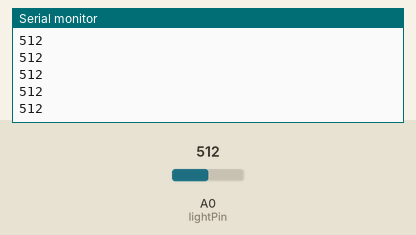
Bench run of a sketch on a simulated Arduino Uno, built with avr-gcc and run on an emulated ATmega328P. On the bench: the last lines printed to the serial monitor. The test bench sets the inputs (shaded band); at power-on: A0 (lightPin) = 512.

Above: at 1.2 s.
1.3 s: A0 (lightPin) set to 716
At 2.2 s:
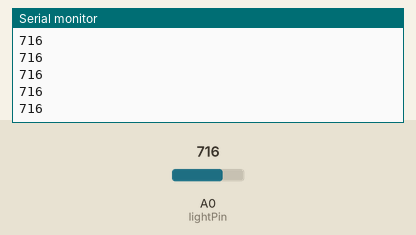
2.8 s: A0 (lightPin) set to 900
At 3.9 s:
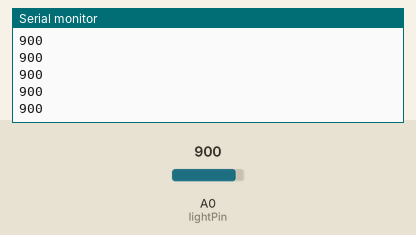
Timing chart, 0 to 5.8 s (numbered marks = the images above; inputs shaded):
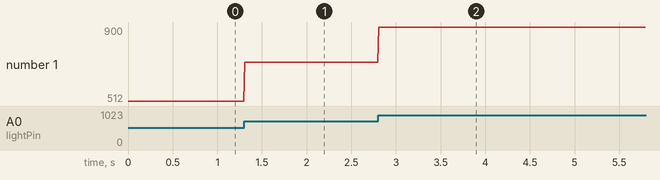

The sketch:

photoResistor.ino
```cpp
int lightPin = 0;
int ledPin = 10;

void setup() {
  // put your setup code here, to run once:
  Serial.begin(9600);

}

void loop() {
  // put your main code here, to run repeatedly:
  Serial.println(analogRead(lightPin));
  delay(10);
}
```

Measured:
- after the input at 1.3 s, the serial monitor: prints a new line at once (image 1)
- after the input at 2.8 s, the serial monitor: prints a new line at once (image 2)
- plotted number 1: 512 → 716 after the input at 1.3 s, 716 → 900 after the input at 2.8 s
